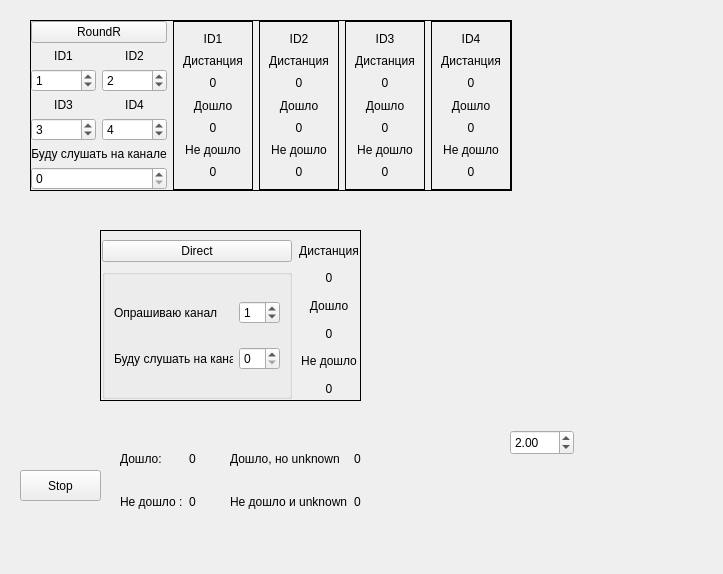
<?xml version="1.0" encoding="UTF-8"?>
<ui version="4.0">
 <class>Widget</class>
 <widget class="QWidget" name="Widget">
  <property name="geometry">
   <rect>
    <x>0</x>
    <y>0</y>
    <width>723</width>
    <height>574</height>
   </rect>
  </property>
  <property name="windowTitle">
   <string>Form</string>
  </property>
  <widget class="QPushButton" name="btnStop">
   <property name="geometry">
    <rect>
     <x>20</x>
     <y>470</y>
     <width>81</width>
     <height>31</height>
    </rect>
   </property>
   <property name="text">
    <string>Stop</string>
   </property>
  </widget>
  <widget class="QFrame" name="horizontalFrame">
   <property name="geometry">
    <rect>
     <x>100</x>
     <y>230</y>
     <width>261</width>
     <height>171</height>
    </rect>
   </property>
   <property name="frameShape">
    <enum>QFrame::Box</enum>
   </property>
   <layout class="QHBoxLayout" name="horizontalLayout">
    <property name="spacing">
     <number>7</number>
    </property>
    <property name="sizeConstraint">
     <enum>QLayout::SetDefaultConstraint</enum>
    </property>
    <property name="leftMargin">
     <number>1</number>
    </property>
    <property name="rightMargin">
     <number>1</number>
    </property>
    <property name="bottomMargin">
     <number>1</number>
    </property>
    <item>
     <layout class="QVBoxLayout" name="verticalLayout">
      <item>
       <widget class="QPushButton" name="btnDirect">
        <property name="text">
         <string>Direct</string>
        </property>
       </widget>
      </item>
      <item>
       <widget class="QGroupBox" name="gridGroupBox">
        <layout class="QGridLayout" name="gridLayout">
         <item row="0" column="0">
          <widget class="QLabel" name="examineChannel">
           <property name="frameShape">
            <enum>QFrame::NoFrame</enum>
           </property>
           <property name="frameShadow">
            <enum>QFrame::Raised</enum>
           </property>
           <property name="text">
            <string>Опрашиваю канал</string>
           </property>
          </widget>
         </item>
         <item row="1" column="0">
          <widget class="QLabel" name="waitChennel">
           <property name="frameShape">
            <enum>QFrame::NoFrame</enum>
           </property>
           <property name="frameShadow">
            <enum>QFrame::Raised</enum>
           </property>
           <property name="text">
            <string>Буду слушать на канале</string>
           </property>
          </widget>
         </item>
         <item row="0" column="1">
          <widget class="QSpinBox" name="spinBoxexamineChannel">
           <property name="value">
            <number>1</number>
           </property>
          </widget>
         </item>
         <item row="1" column="1">
          <widget class="QSpinBox" name="spinBoxwaitChennel"/>
         </item>
        </layout>
       </widget>
      </item>
     </layout>
    </item>
    <item>
     <layout class="QVBoxLayout" name="verticalLayout_3">
      <item>
       <widget class="QLabel" name="label_8">
        <property name="frameShape">
         <enum>QFrame::NoFrame</enum>
        </property>
        <property name="frameShadow">
         <enum>QFrame::Raised</enum>
        </property>
        <property name="text">
         <string>Дистанция</string>
        </property>
        <property name="alignment">
         <set>Qt::AlignCenter</set>
        </property>
       </widget>
      </item>
      <item>
       <widget class="QLabel" name="distanceDirect">
        <property name="frameShape">
         <enum>QFrame::NoFrame</enum>
        </property>
        <property name="frameShadow">
         <enum>QFrame::Raised</enum>
        </property>
        <property name="text">
         <string>0</string>
        </property>
        <property name="alignment">
         <set>Qt::AlignCenter</set>
        </property>
       </widget>
      </item>
      <item>
       <widget class="QLabel" name="label_10">
        <property name="frameShape">
         <enum>QFrame::NoFrame</enum>
        </property>
        <property name="frameShadow">
         <enum>QFrame::Raised</enum>
        </property>
        <property name="text">
         <string>Дошло</string>
        </property>
        <property name="alignment">
         <set>Qt::AlignCenter</set>
        </property>
       </widget>
      </item>
      <item>
       <widget class="QLabel" name="goodDirect">
        <property name="frameShape">
         <enum>QFrame::NoFrame</enum>
        </property>
        <property name="frameShadow">
         <enum>QFrame::Raised</enum>
        </property>
        <property name="text">
         <string>0</string>
        </property>
        <property name="alignment">
         <set>Qt::AlignCenter</set>
        </property>
       </widget>
      </item>
      <item>
       <widget class="QLabel" name="label_12">
        <property name="frameShape">
         <enum>QFrame::NoFrame</enum>
        </property>
        <property name="frameShadow">
         <enum>QFrame::Raised</enum>
        </property>
        <property name="text">
         <string>Не дошло</string>
        </property>
        <property name="alignment">
         <set>Qt::AlignCenter</set>
        </property>
       </widget>
      </item>
      <item>
       <widget class="QLabel" name="bedDirect">
        <property name="frameShape">
         <enum>QFrame::NoFrame</enum>
        </property>
        <property name="frameShadow">
         <enum>QFrame::Raised</enum>
        </property>
        <property name="text">
         <string>0</string>
        </property>
        <property name="alignment">
         <set>Qt::AlignCenter</set>
        </property>
       </widget>
      </item>
     </layout>
    </item>
   </layout>
  </widget>
  <widget class="QFrame" name="horizontalFrame">
   <property name="enabled">
    <bool>true</bool>
   </property>
   <property name="geometry">
    <rect>
     <x>30</x>
     <y>20</y>
     <width>391</width>
     <height>201</height>
    </rect>
   </property>
   <property name="frameShape">
    <enum>QFrame::Box</enum>
   </property>
   <layout class="QHBoxLayout" name="horizontalLayout_2">
    <property name="sizeConstraint">
     <enum>QLayout::SetFixedSize</enum>
    </property>
    <property name="leftMargin">
     <number>0</number>
    </property>
    <property name="topMargin">
     <number>0</number>
    </property>
    <property name="rightMargin">
     <number>0</number>
    </property>
    <property name="bottomMargin">
     <number>0</number>
    </property>
    <item>
     <layout class="QVBoxLayout" name="verticalLayout_2">
      <item>
       <widget class="QPushButton" name="btnRoundR">
        <property name="text">
         <string>RoundR</string>
        </property>
       </widget>
      </item>
      <item>
       <layout class="QGridLayout" name="gridLayout_2">
        <item row="2" column="1">
         <widget class="QLabel" name="label_7">
          <property name="text">
           <string>ID4</string>
          </property>
          <property name="alignment">
           <set>Qt::AlignCenter</set>
          </property>
         </widget>
        </item>
        <item row="1" column="0">
         <widget class="QSpinBox" name="spinBoxTxCh1">
          <property name="value">
           <number>1</number>
          </property>
         </widget>
        </item>
        <item row="2" column="0">
         <widget class="QLabel" name="label_6">
          <property name="text">
           <string>ID3</string>
          </property>
          <property name="alignment">
           <set>Qt::AlignCenter</set>
          </property>
         </widget>
        </item>
        <item row="0" column="0">
         <widget class="QLabel" name="label_3">
          <property name="text">
           <string>ID1</string>
          </property>
          <property name="alignment">
           <set>Qt::AlignCenter</set>
          </property>
         </widget>
        </item>
        <item row="3" column="0">
         <widget class="QSpinBox" name="spinBoxTxCh3">
          <property name="value">
           <number>3</number>
          </property>
         </widget>
        </item>
        <item row="0" column="1">
         <widget class="QLabel" name="label_4">
          <property name="text">
           <string>ID2</string>
          </property>
          <property name="alignment">
           <set>Qt::AlignCenter</set>
          </property>
         </widget>
        </item>
        <item row="1" column="1">
         <widget class="QSpinBox" name="spinBoxTxCh2">
          <property name="value">
           <number>2</number>
          </property>
         </widget>
        </item>
        <item row="3" column="1">
         <widget class="QSpinBox" name="spinBoxTxCh4">
          <property name="value">
           <number>4</number>
          </property>
         </widget>
        </item>
       </layout>
      </item>
      <item>
       <widget class="QLabel" name="label_5">
        <property name="contextMenuPolicy">
         <enum>Qt::DefaultContextMenu</enum>
        </property>
        <property name="layoutDirection">
         <enum>Qt::LeftToRight</enum>
        </property>
        <property name="frameShape">
         <enum>QFrame::NoFrame</enum>
        </property>
        <property name="text">
         <string>Буду слушать на канале</string>
        </property>
        <property name="alignment">
         <set>Qt::AlignCenter</set>
        </property>
       </widget>
      </item>
      <item>
       <widget class="QSpinBox" name="spinBoxRxCh"/>
      </item>
     </layout>
    </item>
    <item>
     <widget class="QFrame" name="verticalFrame_4">
      <property name="frameShape">
       <enum>QFrame::Box</enum>
      </property>
      <layout class="QVBoxLayout" name="verticalLayout_4">
       <item>
        <widget class="QLabel" name="label_13">
         <property name="text">
          <string>ID1</string>
         </property>
         <property name="alignment">
          <set>Qt::AlignCenter</set>
         </property>
        </widget>
       </item>
       <item>
        <widget class="QLabel" name="label_14">
         <property name="text">
          <string>Дистанция</string>
         </property>
         <property name="alignment">
          <set>Qt::AlignCenter</set>
         </property>
        </widget>
       </item>
       <item>
        <widget class="QLabel" name="distanceRoundID1">
         <property name="text">
          <string>0</string>
         </property>
         <property name="alignment">
          <set>Qt::AlignCenter</set>
         </property>
        </widget>
       </item>
       <item>
        <widget class="QLabel" name="label_16">
         <property name="text">
          <string>Дошло</string>
         </property>
         <property name="alignment">
          <set>Qt::AlignCenter</set>
         </property>
        </widget>
       </item>
       <item>
        <widget class="QLabel" name="goodRoundID1">
         <property name="text">
          <string>0</string>
         </property>
         <property name="alignment">
          <set>Qt::AlignCenter</set>
         </property>
        </widget>
       </item>
       <item>
        <widget class="QLabel" name="label_18">
         <property name="text">
          <string>Не дошло</string>
         </property>
         <property name="alignment">
          <set>Qt::AlignCenter</set>
         </property>
        </widget>
       </item>
       <item>
        <widget class="QLabel" name="bedRoundID1">
         <property name="text">
          <string>0</string>
         </property>
         <property name="alignment">
          <set>Qt::AlignCenter</set>
         </property>
        </widget>
       </item>
      </layout>
     </widget>
    </item>
    <item>
     <widget class="QFrame" name="verticalFrame_5">
      <property name="frameShape">
       <enum>QFrame::Box</enum>
      </property>
      <layout class="QVBoxLayout" name="verticalLayout_5">
       <item>
        <widget class="QLabel" name="label_9">
         <property name="text">
          <string>ID2</string>
         </property>
         <property name="alignment">
          <set>Qt::AlignCenter</set>
         </property>
        </widget>
       </item>
       <item>
        <widget class="QLabel" name="label_11">
         <property name="text">
          <string>Дистанция</string>
         </property>
         <property name="alignment">
          <set>Qt::AlignCenter</set>
         </property>
        </widget>
       </item>
       <item>
        <widget class="QLabel" name="distanceRoundID2">
         <property name="text">
          <string>0</string>
         </property>
         <property name="alignment">
          <set>Qt::AlignCenter</set>
         </property>
        </widget>
       </item>
       <item>
        <widget class="QLabel" name="label_21">
         <property name="text">
          <string>Дошло</string>
         </property>
         <property name="alignment">
          <set>Qt::AlignCenter</set>
         </property>
        </widget>
       </item>
       <item>
        <widget class="QLabel" name="goodRoundID2">
         <property name="text">
          <string>0</string>
         </property>
         <property name="alignment">
          <set>Qt::AlignCenter</set>
         </property>
        </widget>
       </item>
       <item>
        <widget class="QLabel" name="label_23">
         <property name="text">
          <string>Не дошло</string>
         </property>
         <property name="alignment">
          <set>Qt::AlignCenter</set>
         </property>
        </widget>
       </item>
       <item>
        <widget class="QLabel" name="bedRoundID2">
         <property name="text">
          <string>0</string>
         </property>
         <property name="alignment">
          <set>Qt::AlignCenter</set>
         </property>
        </widget>
       </item>
      </layout>
     </widget>
    </item>
    <item>
     <widget class="QFrame" name="verticalFrame_6">
      <property name="frameShape">
       <enum>QFrame::Box</enum>
      </property>
      <layout class="QVBoxLayout" name="verticalLayout_6">
       <item>
        <widget class="QLabel" name="label_25">
         <property name="text">
          <string>ID3</string>
         </property>
         <property name="alignment">
          <set>Qt::AlignCenter</set>
         </property>
        </widget>
       </item>
       <item>
        <widget class="QLabel" name="label_26">
         <property name="text">
          <string>Дистанция</string>
         </property>
         <property name="alignment">
          <set>Qt::AlignCenter</set>
         </property>
        </widget>
       </item>
       <item>
        <widget class="QLabel" name="distanceRoundID3">
         <property name="text">
          <string>0</string>
         </property>
         <property name="alignment">
          <set>Qt::AlignCenter</set>
         </property>
        </widget>
       </item>
       <item>
        <widget class="QLabel" name="label_28">
         <property name="text">
          <string>Дошло</string>
         </property>
         <property name="alignment">
          <set>Qt::AlignCenter</set>
         </property>
        </widget>
       </item>
       <item>
        <widget class="QLabel" name="goodRoundID3">
         <property name="text">
          <string>0</string>
         </property>
         <property name="alignment">
          <set>Qt::AlignCenter</set>
         </property>
        </widget>
       </item>
       <item>
        <widget class="QLabel" name="label_38">
         <property name="text">
          <string>Не дошло</string>
         </property>
         <property name="alignment">
          <set>Qt::AlignCenter</set>
         </property>
        </widget>
       </item>
       <item>
        <widget class="QLabel" name="bedRoundID3">
         <property name="text">
          <string>0</string>
         </property>
         <property name="alignment">
          <set>Qt::AlignCenter</set>
         </property>
        </widget>
       </item>
      </layout>
     </widget>
    </item>
    <item>
     <widget class="QFrame" name="verticalFrame_7">
      <property name="frameShape">
       <enum>QFrame::Box</enum>
      </property>
      <layout class="QVBoxLayout" name="verticalLayout_7">
       <item>
        <widget class="QLabel" name="label_31">
         <property name="text">
          <string>ID4</string>
         </property>
         <property name="alignment">
          <set>Qt::AlignCenter</set>
         </property>
        </widget>
       </item>
       <item>
        <widget class="QLabel" name="label_32">
         <property name="text">
          <string>Дистанция</string>
         </property>
         <property name="alignment">
          <set>Qt::AlignCenter</set>
         </property>
        </widget>
       </item>
       <item>
        <widget class="QLabel" name="distanceRoundID4">
         <property name="text">
          <string>0</string>
         </property>
         <property name="alignment">
          <set>Qt::AlignCenter</set>
         </property>
        </widget>
       </item>
       <item>
        <widget class="QLabel" name="label_35">
         <property name="text">
          <string>Дошло</string>
         </property>
         <property name="alignment">
          <set>Qt::AlignCenter</set>
         </property>
        </widget>
       </item>
       <item>
        <widget class="QLabel" name="goodRoundID4">
         <property name="text">
          <string>0</string>
         </property>
         <property name="alignment">
          <set>Qt::AlignCenter</set>
         </property>
        </widget>
       </item>
       <item>
        <widget class="QLabel" name="label_37">
         <property name="text">
          <string>Не дошло</string>
         </property>
         <property name="alignment">
          <set>Qt::AlignCenter</set>
         </property>
        </widget>
       </item>
       <item>
        <widget class="QLabel" name="bedRoundID4">
         <property name="text">
          <string>0</string>
         </property>
         <property name="alignment">
          <set>Qt::AlignCenter</set>
         </property>
        </widget>
       </item>
      </layout>
     </widget>
    </item>
   </layout>
  </widget>
  <widget class="QWidget" name="gridLayoutWidget">
   <property name="geometry">
    <rect>
     <x>120</x>
     <y>440</y>
     <width>268</width>
     <height>80</height>
    </rect>
   </property>
   <layout class="QGridLayout" name="gridLayout_3">
    <item row="0" column="1">
     <widget class="QLabel" name="goodAll">
      <property name="text">
       <string>0</string>
      </property>
     </widget>
    </item>
    <item row="0" column="0">
     <widget class="QLabel" name="label">
      <property name="text">
       <string>Дошло:</string>
      </property>
     </widget>
    </item>
    <item row="1" column="0">
     <widget class="QLabel" name="label_2">
      <property name="text">
       <string>Не дошло :</string>
      </property>
     </widget>
    </item>
    <item row="1" column="2">
     <widget class="QLabel" name="label_17">
      <property name="text">
       <string>Не дошло и unknown</string>
      </property>
     </widget>
    </item>
    <item row="1" column="1">
     <widget class="QLabel" name="notGoodAll">
      <property name="text">
       <string>0</string>
      </property>
     </widget>
    </item>
    <item row="0" column="2">
     <widget class="QLabel" name="label_15">
      <property name="text">
       <string>Дошло, но unknown</string>
      </property>
     </widget>
    </item>
    <item row="0" column="3">
     <widget class="QLabel" name="goodUnknown">
      <property name="text">
       <string>0</string>
      </property>
     </widget>
    </item>
    <item row="1" column="3">
     <widget class="QLabel" name="notGoodUnknown">
      <property name="text">
       <string>0</string>
      </property>
     </widget>
    </item>
   </layout>
  </widget>
  <widget class="QDoubleSpinBox" name="doubleSpinBoxTime">
   <property name="geometry">
    <rect>
     <x>510</x>
     <y>430</y>
     <width>64</width>
     <height>25</height>
    </rect>
   </property>
   <property name="maximum">
    <double>100.000000000000000</double>
   </property>
   <property name="singleStep">
    <double>0.010000000000000</double>
   </property>
   <property name="value">
    <double>2.000000000000000</double>
   </property>
  </widget>
 </widget>
 <resources/>
 <connections/>
</ui>
